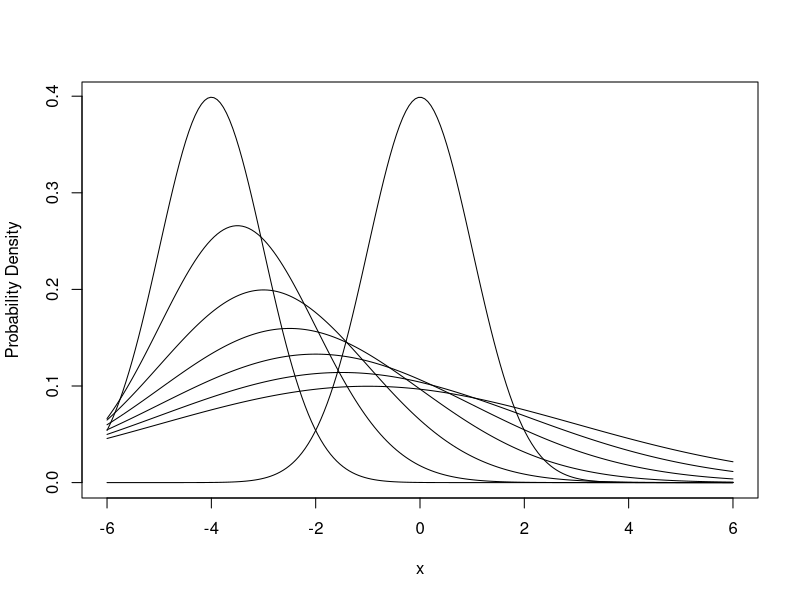
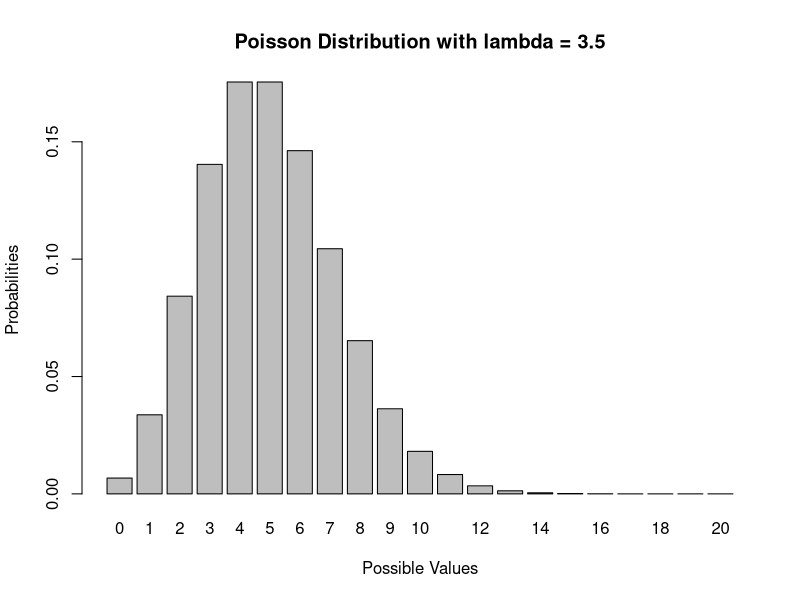
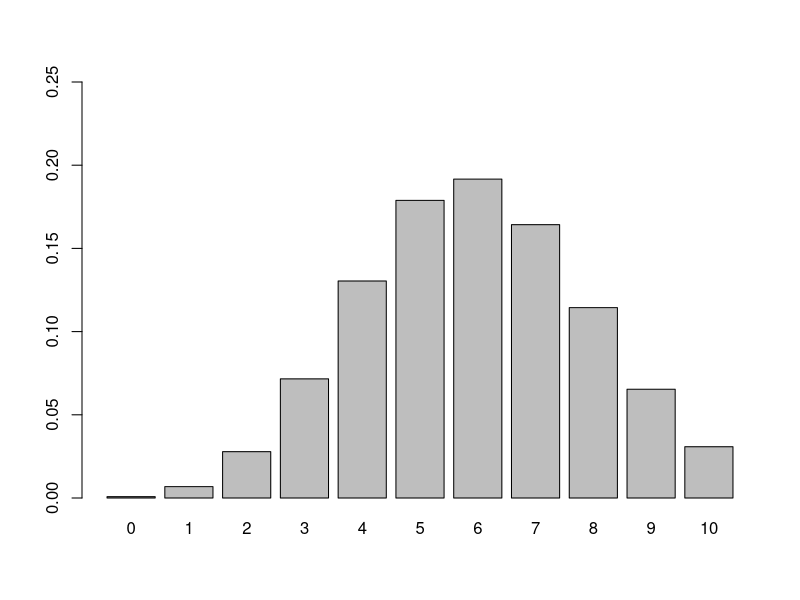

Source code (R) for these figures, in order:
## ---- chunk 1
library(tidyverse)
library(tibble)
## ---- chunk 2
n <- (c(200, 250, 300, 250, 200))
n_procent <- (c(0.50, 0.60, 0.40, 0.30, 0.20))
age <- (c("18-29", "30-44", "45-64", "65-72", "73-inf"))
df <- tibble(age , n, n_procent)
## ---- chunk 3
w_avg <- function(n, n_procent){
  # making the total variable
   total <- 0
  
  # making a for loop
  for (i in 1:length(n)){
    addition <- n[i]/sum(n)*n_procent[i]
    
    total <- total + addition
    
  }
   total <- total * 100
   
  print(paste(round(total, 2),"%", sep = ""))
}

w_avg(n, n_procent)
## ---- chunk 4
n <- (c(200, 250, 300, 250))
n_procent <- (c(0.50, 0.60, 0.40, 0.30))
age <- (c("18-29", "30-44", "45-64", "65+"))
df <- tibble(age , n, n_procent)
## ---- chunk 5
# Making function for weighted average
weighted_average <- function(n, n_procent, age){ for(k in n){
  k/sum(n)*
  print(k)
}
  n[1]/sum(n)*n_procent[1]
}

weighted_average(n, n_procent, age)

weighted_average <- (n[1]/sum(n))*n_procent[1]+(n[2]/sum(n))*n_procent[2]+(n[3]/sum(n))*n_procent[3]+(n[4]/sum(n)*n_procent[4])
## ---- chunk 6
mean_n <- seq(-4, 4, by = 0.5) 
sd_n <- seq(0, 4, by = 0.5) 


x <- seq(-6, 6, length.out = 200)
y <- dnorm(x, mean = 0, sd = 1)

# making plot

plot(x, y, type = "l", xlab = "x", ylab = "Probability Density")


for (i in 1:8){
  mean_n <- seq(-4, 4, by = 0.5) 
  sd_n <- seq(1, 4, by = 0.5)
  
  x <- seq(-6, 6, length.out = 200)
  y <- dnorm(x, mean = mean_n[i], sd = sd_n[i])
  
  lines(x, y)
}

## ---- chunk 7

# Generate a vector of possible values for the Poisson random variable
x <- 0:20

# Compute the probabilities of each possible value using the dpois() function
y <- dpois(x, lambda = 5)

# Display the probabilities as a bar plot using barplot()
barplot(y, names.arg = x, xlab = "Possible Values", ylab = "Probabilities", main = "Poisson Distribution with lambda = 3.5")

## ---- chunk 8
y <- dbinom(0:10, size = 20, prob = 0.3)
x <- 0:10

# Making barplot

barplot(y, names.arg = x, ylim = c(0, 0.25))
## ---- chunk 9
# Generating data for men

set.seed(123)  # set the seed for reproducibility
n <- 10000    # number of values to generate
mu <- 69.1       # desired mean
sigma <- 2.9     # desired standard deviation

x <- rnorm(n, mean = mu, sd = sigma)

# Generating data for Women

set.seed(222)  # set the seed for reproducibility
n <- 10000       # number of values to generate
mu <- 63.7      # desired mean
sigma <- 2.7     # desired standard deviation

y <- rnorm(n, mean = mu, sd = sigma)

df <- tibble(y,x)

cor(x,y)
## ---- chunk 10
# Generating data for men
set.seed(123)  # set the seed for reproducibility
n <- 10000    # number of values to generate
mu <- 69.1       # desired mean
sigma <- 2.9     # desired standard deviation

x <- rnorm(n, mean = mu, sd = sigma)

# Generating data for women
set.seed(123)  # set the seed for reproducibility
n <- 10000    # number of values to generate
mu <- 63.7       # desired mean
sigma <- 2.7     # desired standard deviation

y <- rnorm(n, mean = mu, sd = sigma)




## ---- chunk 11

## ---- chunk 12

